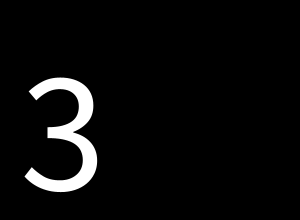
Frame 1 (no input)
Frame 60 (the mouse pressed at the canvas centre just before this capture): identical to frame 1, image omitted
Frame 120 (the mouse held since frame 60 and released just before this capture): identical to frame 1, image omitted

The Processing sketch that drew this single still picture (run headless with seeded random() and noise(); from frame 60 on, the mouse is pressed at the canvas centre):

// Processing sketch: Random_Choix
// ── Random_Choix.pde
/*
 * RANDOM_CHOICE_01
 * description
 *
 * MW_2016
 * https://github.com/FreeArtBureau/ITERATIONS
 * www.iterations.fabprojects.codes
 *
 *
 * end
*/

/////////////////////////// GLOBALS ////////////////////////////

/////////////////////////// SETUP ////////////////////////////

void setup() {
  size(300, 220);
  background(0);
  smooth();
  noStroke();
  textSize(173);
  int choix = dice(6);
  
  text(choix, 20, 190);
}

/////////////////////////// DRAW ////////////////////////////
void draw() {

}

/////////////////////////// FUNCTIONS ////////////////////////////

/*
 * Function for making a random choice
 * @param _choices > max value
 */
int dice(int _choices){
 int result = (int)random(_choices);
 return result;
  
}
